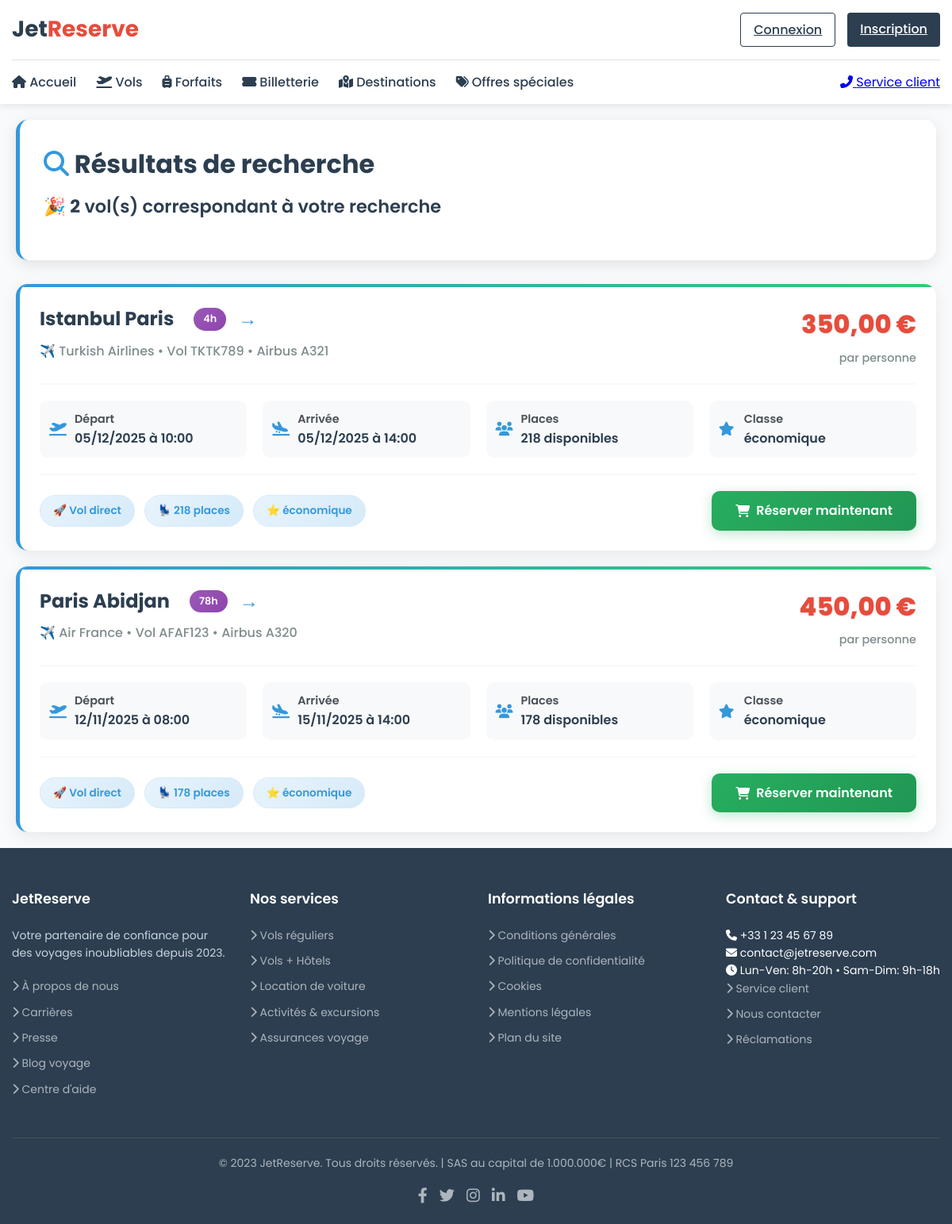
Screenshot of /vols.php with the database file from the repository.
### tables this page shows
CREATE TABLE IF NOT EXISTS `vols` (
  `id_vol` int(11) NOT NULL AUTO_INCREMENT,
  `id_compagnie` int(11) NOT NULL,
  `id_avion` int(11) NOT NULL,
  `depart` varchar(50) NOT NULL,
  `arrivee` varchar(50) NOT NULL,
  `date_depart` datetime NOT NULL,
  `date_arrivee` datetime NOT NULL,
  `prix` decimal(10,2) NOT NULL,
  `escales` int(11) DEFAULT '0',
  `classe` enum('économique','affaires','première') DEFAULT 'économique',
  `numero_vol` varchar(10) DEFAULT NULL,
  `places_disponibles` int(11) DEFAULT NULL,
  PRIMARY KEY (`id_vol`),
  KEY `id_compagnie` (`id_compagnie`),
  KEY `id_avion` (`id_avion`)
);

CREATE TABLE IF NOT EXISTS `compagnies` (
  `id_compagnie` int(11) NOT NULL AUTO_INCREMENT,
  `nom_compagnie` varchar(100) NOT NULL,
  `code_compagnie` varchar(10) NOT NULL,
  `pays` varchar(100) NOT NULL,
  PRIMARY KEY (`id_compagnie`),
  UNIQUE KEY `code_compagnie` (`code_compagnie`)
);

CREATE TABLE IF NOT EXISTS `avions` (
  `id_avion` int(11) NOT NULL AUTO_INCREMENT,
  `modele` varchar(100) NOT NULL,
  `id_compagnie` int(11) NOT NULL,
  `capacite_total` int(11) NOT NULL,
  `configuration_sieges` json DEFAULT NULL,
  `created_at` timestamp NULL DEFAULT CURRENT_TIMESTAMP,
  PRIMARY KEY (`id_avion`),
  KEY `id_compagnie` (`id_compagnie`)
);

### vols.php (the view, shortened to what this page needs)
<?php
require_once 'includes/db.php';
$passagers = $_GET['passagers'] ?? 1;
$classe = $_GET['classe'] ?? 'économique';
$sql = "SELECT v.*, c.nom_compagnie, c.code_compagnie, a.modele
        FROM vols v
        JOIN compagnies c ON v.id_compagnie = c.id_compagnie
        JOIN avions a ON v.id_avion = a.id_avion
        WHERE 1=1";
$params = [];
if (!empty($classe) && $classe !== 'toutes') {
    $sql .= " AND v.classe = ?";
    $params[] = $classe;
}
$sql .= " ORDER BY v.prix ASC, v.date_depart ASC";
try {
    $stmt = $pdo->prepare($sql);
    $stmt->execute($params);
    $vols_trouves = $stmt->fetchAll(PDO::FETCH_ASSOC);
} catch (PDOException $e) {
    $vols_trouves = [];
}
$nombre_vols = count($vols_trouves);
?>
<!DOCTYPE html>
<html lang="fr">
<head>
    <link rel="stylesheet" href="https://cdnjs.cloudflare.com/ajax/libs/font-awesome/6.4.0/css/all.min.css">
    <link rel="stylesheet" href="style.css">
</head>
<body>
    <header>
        <div class="container">
            <div class="header-top">
                <a href="index.php" class="logo">Jet<span>Reserve</span></a>
                <div class="auth-buttons">
                    <?php if (isset($_SESSION['id_user'])): ?>
                        <a href="vge64/index2.php" class="btn btn-outline">Mon compte</a>
                        <a href="vge64/deconnexion.php" class="btn btn-primary">Déconnexion</a>
                    <?php else: ?>
                        <a href="vge64/connexion.php" class="btn btn-outline">Connexion</a>
                        <a href="vge64/inscription.php" class="btn btn-primary">Inscription</a>
                    <?php endif; ?>
                </div>
            </div>
            <nav class="nav-menu">
                <ul class="nav-links">
                    <li><a href="index.php"><i class="fas fa-home"></i> Accueil</a></li>
                    <li><a href="vols.php"><i class="fas fa-plane-departure"></i> Vols</a></li>
                    <li><a href="#"><i class="fas fa-suitcase-rolling"></i> Forfaits</a></li>
                    <li><a href="#"><i class="fas fa-ticket-alt"></i> Billetterie</a></li>
                    <li><a href="#"><i class="fas fa-map-marked-alt"></i> Destinations</a></li>
                    <li><a href="#"><i class="fas fa-tags"></i> Offres spéciales</a></li>
                </ul>
                <div class="contact-info">
                    <a href="#"><i class="fas fa-phone-alt"></i> Service client</a>
                </div>
            </nav>
        </div>
    </header>
    <div class="search-results-container">
        <div class="results-header">
            <h1 style="color: #2c3e50; margin-bottom: 10px; font-size: 2rem;">
                <i class="fas fa-search" style="color: #3498db;"></i> Résultats de recherche
            </h1>
            <div class="results-count">
                <?php if ($nombre_vols > 0): ?>
                    🎉 <strong><?php echo $nombre_vols; ?></strong> vol(s) correspondant à votre recherche
                <?php else: ?>
                    🔍 Aucun vol trouvé pour votre recherche
                <?php endif; ?>
            </div>
        </div>
        <?php if ($nombre_vols > 0): ?>
            <div class="vols-list">
                <?php foreach ($vols_trouves as $vol):
                    $duree = strtotime($vol['date_arrivee']) - strtotime($vol['date_depart']);
                    $heures = floor($duree / 3600);
                    $minutes = floor(($duree % 3600) / 60);
                    $duree_affichage = $heures . 'h' . ($minutes > 0 ? $minutes . 'min' : '');
                ?>
                    <div class="vol-card">
                        <div class="vol-header">
                            <div class="vol-route">
                                <div class="vol-depart-arrivee">
                                    <?php echo htmlspecialchars($vol['depart']); ?>
                                    <?php echo htmlspecialchars($vol['arrivee']); ?>
                                    <span class="duration-badge"><?php echo $duree_affichage; ?></span>
                                </div>
                                <div class="vol-compagnie">
                                    ✈️ <?php echo htmlspecialchars($vol['nom_compagnie']); ?>
                                    • Vol <?php echo htmlspecialchars($vol['code_compagnie'] . $vol['numero_vol']); ?>
                                    • <?php echo htmlspecialchars($vol['modele']); ?>
                                </div>
                            </div>
                            <div class="vol-price">
                                <div class="price-amount">
                                    <?php echo number_format($vol['prix'], 2, ',', ' '); ?> €
                                </div>
                                <div class="price-person">
                                    par personne
                                </div>
                            </div>
                        </div>
                        <div class="vol-details">
                            <div class="detail-item">
                                <i class="fas fa-plane-departure detail-icon"></i>
                                <div>
                                    <div class="detail-label">Départ</div>
                                    <div class="detail-value"><?php echo date('d/m/Y à H:i', strtotime($vol['date_depart'])); ?></div>
                                </div>
                            </div>
                            <div class="detail-item">
                                <i class="fas fa-plane-arrival detail-icon"></i>
                                <div>
                                    <div class="detail-label">Arrivée</div>
                                    <div class="detail-value"><?php echo date('d/m/Y à H:i', strtotime($vol['date_arrivee'])); ?></div>
                                </div>
                            </div>
                            <div class="detail-item">
                                <i class="fas fa-users detail-icon"></i>
                                <div>
                                    <div class="detail-label">Places</div>
                                    <div class="detail-value"><?php echo $vol['places_disponibles']; ?> disponibles</div>
                                </div>
                            </div>
                            <div class="detail-item">
                                <i class="fas fa-star detail-icon"></i>
                                <div>
                                    <div class="detail-label">Classe</div>
                                    <div class="detail-value"><?php echo ucfirst($vol['classe']); ?></div>
                                </div>
                            </div>
                        </div>
                        <div class="vol-actions">
                            <div class="vol-features">
                                <?php if ($vol['escales'] == 0): ?>
                                    <span class="feature-badge">🚀 Vol direct</span>
                                <?php else: ?>
                                    <span class="feature-badge">🔄 <?php echo $vol['escales']; ?> escale(s)</span>
                                <?php endif; ?>
                                <span class="feature-badge">💺 <?php echo $vol['places_disponibles']; ?> places</span>
                                <span class="feature-badge">⭐ <?php echo ucfirst($vol['classe']); ?></span>
                            </div>
                            <?php if (isset($_SESSION['id_user'])): ?>
                                <a href="vol_details.php?id_vol=<?php echo $vol['id_vol']; ?>&passagers=<?php echo $passagers; ?>" class="btn-reserver">
                                    <i class="fas fa-shopping-cart"></i> Réserver maintenant
                                </a>
                            <?php else: ?>
                                <a href="vge64/connexion.php?redirect=vol_details&id_vol=<?php echo $vol['id_vol']; ?>&passagers=<?php echo $passagers; ?>" class="btn-reserver">
                                    <i class="fas fa-shopping-cart"></i> Réserver maintenant
                                </a>
                            <?php endif; ?>
                        </div>
                    </div>
                <?php endforeach; ?>
            </div>
        <?php endif; ?>
    </div>
    <footer>
         <div class="container">
            <div class="footer-grid">
                <div class="footer-column">
                    <h4>JetReserve</h4>
                    <p style="color: #cbd5e1; margin-bottom: 20px; font-size: 14px;">
                        Votre partenaire de confiance pour des voyages inoubliables depuis 2023.
                    </p>
                    <div class="footer-links">
                        <li><a href="#"><i class="fas fa-chevron-right"></i> À propos de nous</a></li>
                        <li><a href="#"><i class="fas fa-chevron-right"></i> Carrières</a></li>
                        <li><a href="#"><i class="fas fa-chevron-right"></i> Presse</a></li>
                        <li><a href="#"><i class="fas fa-chevron-right"></i> Blog voyage</a></li>
                        <li><a href="#"><i class="fas fa-chevron-right"></i> Centre d'aide</a></li>
                    </div>
                </div>
                <div class="footer-column">
                    <h4>Nos services</h4>
                    <div class="footer-links">
                        <li><a href="#"><i class="fas fa-chevron-right"></i> Vols réguliers</a></li>
                        <li><a href="#"><i class="fas fa-chevron-right"></i> Vols + Hôtels</a></li>
                        <li><a href="#"><i class="fas fa-chevron-right"></i> Location de voiture</a></li>
                        <li><a href="#"><i class="fas fa-chevron-right"></i> Activités & excursions</a></li>
                        <li><a href="#"><i class="fas fa-chevron-right"></i> Assurances voyage</a></li>
                    </div>
                </div>
                <div class="footer-column">
                    <h4>Informations légales</h4>
                    <div class="footer-links">
                        <li><a href="#"><i class="fas fa-chevron-right"></i> Conditions générales</a></li>
                        <li><a href="#"><i class="fas fa-chevron-right"></i> Politique de confidentialité</a></li>
                        <li><a href="#"><i class="fas fa-chevron-right"></i> Cookies</a></li>
                        <li><a href="#"><i class="fas fa-chevron-right"></i> Mentions légales</a></li>
                        <li><a href="#"><i class="fas fa-chevron-right"></i> Plan du site</a></li>
                    </div>
                </div>
                <div class="footer-column">
                    <h4>Contact & support</h4>
                    <div class="contact-info-footer">
                        <div class="contact-item">
                            <i class="fas fa-phone"></i>
                            <span>+33 1 23 45 67 89</span>
                        </div>
                        <div class="contact-item">
                            <i class="fas fa-envelope"></i>
                            <span>contact@jetreserve.com</span>
                        </div>
                        <div class="contact-item">
                            <i class="fas fa-clock"></i>
                            <span>Lun-Ven: 8h-20h • Sam-Dim: 9h-18h</span>
                        </div>
                    </div>
                    <div class="footer-links">
                        <li><a href="#"><i class="fas fa-chevron-right"></i> Service client</a></li>
                        <li><a href="#"><i class="fas fa-chevron-right"></i> Nous contacter</a></li>
                        <li><a href="#"><i class="fas fa-chevron-right"></i> Réclamations</a></li>
                    </div>
                </div>
            </div>
            <div class="footer-bottom">
                <p>&copy; 2023 JetReserve. Tous droits réservés. | SAS au capital de 1.000.000€ | RCS Paris 123 456 789</p>
                <div class="social-icons">
                    <a href="#" title="Facebook"><i class="fab fa-facebook-f"></i></a>
                    <a href="#" title="Twitter"><i class="fab fa-twitter"></i></a>
                    <a href="#" title="Instagram"><i class="fab fa-instagram"></i></a>
                    <a href="#" title="LinkedIn"><i class="fab fa-linkedin-in"></i></a>
                    <a href="#" title="YouTube"><i class="fab fa-youtube"></i></a>
                </div>
            </div>
        </div>
    </footer>
</body>
</html>

### style.css (style rules this page uses)
:root { --primary: #2c3e50; --secondary: #7f8c8d; --success: #27ae60; --danger: #e74c3c; --warning: #f39c12; --info: #3498db; --light: #f8f9fa; --dark: #2c3e50; --white: #ffffff; --gray: #7f8c8d; --light-gray: #f9fafb; --border-color: #dee2e6; }
* { margin: 0; padding: 0; box-sizing: border-box; }
body { font-family: 'Poppins', sans-serif; background-color: var(--light-gray); color: var(--dark); line-height: 1.6; }
.container { width: 100%; max-width: 1200px; margin: 0 auto; padding: 0 15px; }
header { background-color: var(--white); box-shadow: 0 2px 10px rgba(0, 0, 0, 0.1); position: sticky; top: 0; z-index: 1000; }
.header-top { display: flex; justify-content: space-between; align-items: center; padding: 15px 0; border-bottom: 1px solid var(--border-color); }
.logo { font-size: 28px; font-weight: 700; color: var(--primary); text-decoration: none; }
.logo span { color: var(--danger); }
.auth-buttons { display: flex; gap: 15px; }
.btn { padding: 8px 16px; border-radius: 4px; font-weight: 500; cursor: pointer; transition: all 0.3s ease; border: none; font-family: 'Poppins', sans-serif; }
.btn-outline { background-color: transparent; border: 1px solid var(--primary); color: var(--primary); }
.btn-primary { background-color: var(--primary); color: var(--white); }
.nav-menu { display: flex; justify-content: space-between; padding: 15px 0; }
.nav-links { display: flex; list-style: none; gap: 25px; }
.nav-links a { text-decoration: none; color: var(--dark); font-weight: 500; transition: color 0.3s ease; }
footer { background-color: var(--dark); color: var(--white); padding: 50px 0 20px; font-size: 14px; }
.footer-grid { display: grid; grid-template-columns: repeat(auto-fit, minmax(200px, 1fr)); gap: 30px; margin-bottom: 40px; }
.footer-column h4 { color: var(--white); margin-bottom: 20px; font-weight: 600; font-size: 1.1rem; }
.footer-links { list-style: none; }
.footer-links li { margin-bottom: 10px; }
.footer-links a { color: #adb5bd; text-decoration: none; transition: color 0.3s ease; }
.footer-bottom { border-top: 1px solid #495057; padding-top: 20px; text-align: center; color: #adb5bd; }
.social-icons { display: flex; gap: 15px; margin-top: 15px; justify-content: center; }
.social-icons a { color: #adb5bd; font-size: 1.2rem; transition: color 0.3s ease; }

### rows the page displays
vols: depart "Istanbul", arrivee "Paris", duree_affichage "4h", id_compagnie.nom_compagnie "Turkish Airlines", id_compagnie+numero_vol "TKTK789", id_avion.modele "Airbus A321", prix "350,00", date_depart "05/12/2025 à 10:00", date_arrivee "05/12/2025 à 14:00", places_disponibles "218", classe "économique", escales "🚀 Vol direct"
vols: depart "Paris", arrivee "Abidjan", duree_affichage "78h", id_compagnie.nom_compagnie "Air France", id_compagnie+numero_vol "AFAF123", id_avion.modele "Airbus A320", prix "450,00", date_depart "12/11/2025 à 08:00", date_arrivee "15/11/2025 à 14:00", places_disponibles "178", classe "économique", escales "🚀 Vol direct"

### other values shown
$nombre_vols "2"
